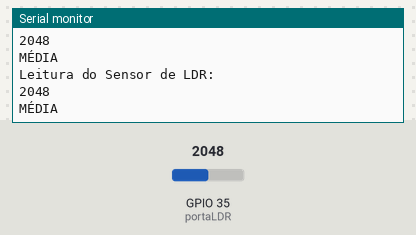
Simulated run of this sketch. Board: ESP32. Parts: the last lines printed to the serial monitor. The test bench sets the inputs (shaded band); at power-on: GPIO 35 (portaLDR) = 2048.

Above: at 2.8 s.
2.9 s: GPIO 35 (portaLDR) set to 2952
At 5.2 s:
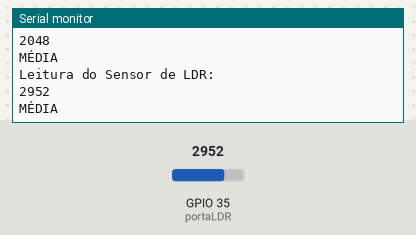
5.6 s: GPIO 35 (portaLDR) set to 3043
At 6.8 s:
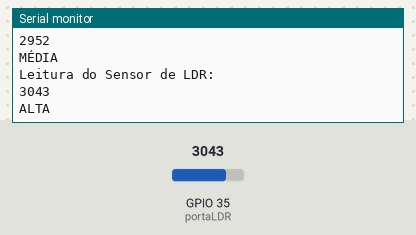
Timing chart, 0 to 8.6 s (numbered marks = the images above; inputs shaded):
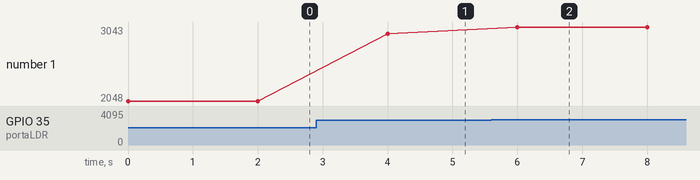

Measured:
- the behaviour switches between 2999 and 3000 on GPIO 35 (portaLDR) (found by bisection; images 1 and 2)
- after the input at 2.9 s, the serial monitor: prints a new line after 1.1 s (image 1)
- after the input at 5.6 s, the serial monitor: prints a new line after 0.40 s (image 2)
- plotted number 1: 2048 → 2952 after the input at 2.9 s, 2952 → 3043 after the input at 5.6 s

The sketch:

1.ino
```cpp
// definir porta de leitura do sensor de ldr
const int portaLDR = GPIO_NUM_35;

void setup() {
  // inicializar serial
  Serial.begin(115200);
  // definir porta do sensor ldr como entrada
  pinMode(portaLDR, INPUT);
}

void loop() {
  // realizar leitura do sensor ldr
  int leitura = analogRead(portaLDR);
  // Realizar o print da leitura no serial

  Serial.println("Leitura do Sensor de LDR:");
  Serial.println(leitura);
  if (leitura < 1000) {
    Serial.println("BAIXA");
  } else if (leitura >= 1000 && leitura < 3000) {
    Serial.println("MÉDIA");
  } else {
    Serial.println("ALTA");
  }
  // realizar um delay e inicializar leitura daqui a 2 segundos
  delay(2000);

}
```
